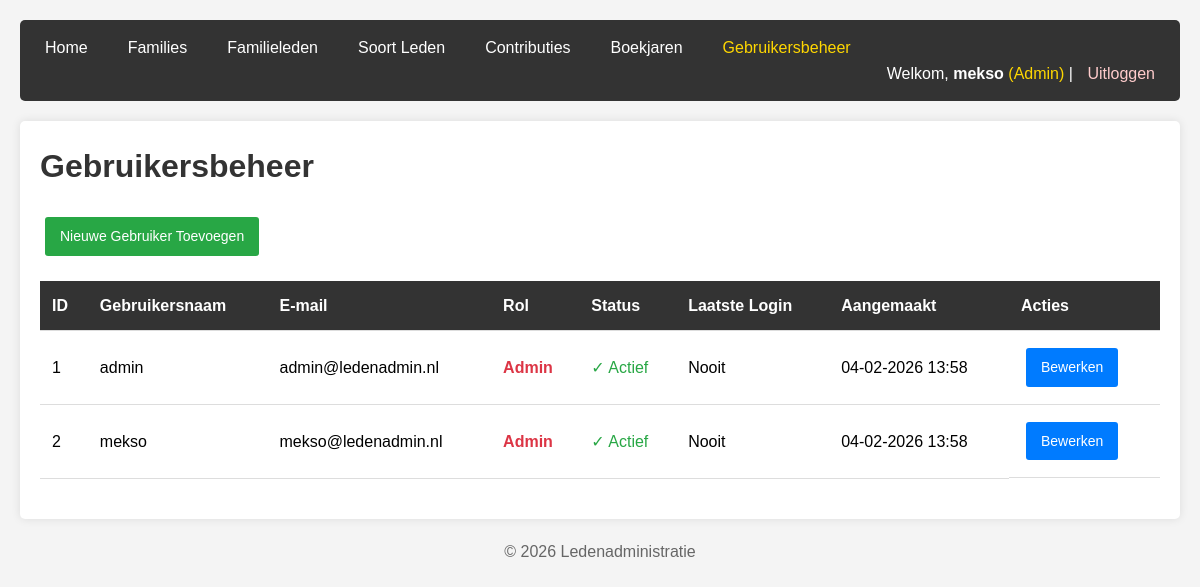
/gebruikers/index.php (signed in), run on the app's committed database.
### tables this page shows
CREATE TABLE IF NOT EXISTS User (
    id INT AUTO_INCREMENT PRIMARY KEY,
    username VARCHAR(50) NOT NULL UNIQUE,
    email VARCHAR(100) NOT NULL UNIQUE,
    password VARCHAR(255) NOT NULL,
    rol VARCHAR(20) DEFAULT 'user',
    actief BOOLEAN DEFAULT TRUE,
    last_login TIMESTAMP NULL,
    created_at TIMESTAMP DEFAULT CURRENT_TIMESTAMP,
    updated_at TIMESTAMP DEFAULT CURRENT_TIMESTAMP ON UPDATE CURRENT_TIMESTAMP,
    INDEX idx_username (username),
    INDEX idx_email (email)
);

### includes/Auth.php (called while the page is built, shortened)
<?php
class Auth {
    public static function check() {
        return isset($_SESSION['logged_in']) && $_SESSION['logged_in'] === true;
    }
    public static function user() {
        return [
            'id' => $_SESSION['user_id'] ?? null,
            'username' => $_SESSION['username'] ?? null,
            'rol' => $_SESSION['rol'] ?? null
        ];
    }
    public static function isAdmin() {
        return self::check() && ($_SESSION['rol'] ?? '') === 'admin';
    }
}

### includes/functions.php (called while the page is built, shortened)
<?php
function e($string) {
    return htmlspecialchars($string, ENT_QUOTES, 'UTF-8');
}

### gebruikers/index.php (the view, shortened to what this page needs)
<?php
require_once __DIR__ . '/../includes/Auth.php';
require_once __DIR__ . '/../includes/functions.php';
$pdo = getDBConnection();
$stmt = $pdo->query("
    SELECT id, username, email, rol, actief, last_login, created_at
    FROM User
    ORDER BY created_at DESC
");
$gebruikers = $stmt->fetchAll();
include __DIR__ . '/../includes/header.php';
?>
<h1>Gebruikersbeheer</h1>
<div style="margin-bottom: 20px;">
    <a href="create.php" class="btn btn-success">Nieuwe Gebruiker Toevoegen</a>
</div>
<?php if (empty($gebruikers)): ?>
    <p class="empty-message">Geen gebruikers gevonden.</p>
<?php else: ?>
    <table>
        <thead>
            <tr>
                <th>ID</th>
                <th>Gebruikersnaam</th>
                <th>E-mail</th>
                <th>Rol</th>
                <th>Status</th>
                <th>Laatste Login</th>
                <th>Aangemaakt</th>
                <th>Acties</th>
            </tr>
        </thead>
        <tbody>
            <?php foreach ($gebruikers as $gebruiker): ?>
                <tr>
                    <td><?php echo e($gebruiker['id']); ?></td>
                    <td><?php echo e($gebruiker['username']); ?></td>
                    <td><?php echo e($gebruiker['email']); ?></td>
                    <td>
                        <?php if ($gebruiker['rol'] === 'admin'): ?>
                            <span style="color: #dc3545; font-weight: bold;">Admin</span>
                        <?php else: ?>
                            <span style="color: #28a745;">Gebruiker</span>
                        <?php endif; ?>
                    </td>
                    <td>
                        <?php if ($gebruiker['actief']): ?>
                            <span style="color: #28a745;">✓ Actief</span>
                        <?php else: ?>
                            <span style="color: #dc3545;">✗ Inactief</span>
                        <?php endif; ?>
                    </td>
                    <td><?php echo $gebruiker['last_login'] ? e(date('d-m-Y H:i', strtotime($gebruiker['last_login']))) : 'Nooit'; ?></td>
                    <td><?php echo e(date('d-m-Y H:i', strtotime($gebruiker['created_at']))); ?></td>
                    <td class="actions">
                        <a href="edit.php?id=<?php echo $gebruiker['id']; ?>" class="btn btn-primary">Bewerken</a>
                    </td>
                </tr>
            <?php endforeach; ?>
        </tbody>
    </table>
<?php endif; ?>
<?php include __DIR__ . '/../includes/footer.php'; ?>

### includes/header.php (shortened to what this page needs)
<?php
require_once __DIR__ . '/Auth.php';
?>
<!DOCTYPE html>
<html lang="nl">
<head>
</head>
<body>
    <nav>
        <ul>
            <li><a href="/phpAndMysql/Ledenadministratie/index.php">Home</a></li>
            <?php if (Auth::check()): ?>
            <li><a href="/phpAndMysql/Ledenadministratie/families/index.php">Families</a></li>
            <li><a href="/phpAndMysql/Ledenadministratie/familieleden/index.php">Familieleden</a></li>
            <?php if (Auth::isAdmin()): ?>
            <li><a href="/phpAndMysql/Ledenadministratie/soort_lid/index.php">Soort Leden</a></li>
            <li><a href="/phpAndMysql/Ledenadministratie/contributie/index.php">Contributies</a></li>
            <li><a href="/phpAndMysql/Ledenadministratie/boekjaar/index.php">Boekjaren</a></li>
            <li><a href="/phpAndMysql/Ledenadministratie/gebruikers/index.php" style="color: #ffd700;">Gebruikersbeheer</a></li>
            <?php endif; ?>
            <?php endif; ?>
        </ul>
        <div style="float: right; color: white;">
            <?php if (Auth::check()): ?>
                Welkom, <strong><?php echo e(Auth::user()['username']); ?></strong>
                <?php if (Auth::isAdmin()): ?><span style="color: #ffd700;">(Admin)</span><?php endif; ?>
                | <a href="/phpAndMysql/Ledenadministratie/auth/logout.php" style="color: #ffcccc;">Uitloggen</a>
            <?php else: ?>
                <a href="/phpAndMysql/Ledenadministratie/auth/login.php" style="color: white;">Inloggen</a>
            <?php endif; ?>
        </div>
    </nav>
    <div class="container">

### includes/header.php (style rules this page uses)
* { margin: 0; padding: 0; box-sizing: border-box; }
body { font-family: Arial, sans-serif; line-height: 1.6; background-color: #f4f4f4; padding: 20px; }
.container { max-width: 1200px; margin: 0 auto; background: white; padding: 20px; border-radius: 5px; box-shadow: 0 0 10px rgba(0,0,0,0.1); }
h1, h2 { color: #333; margin-bottom: 20px; }
nav { background: #333; color: white; padding: 15px; margin-bottom: 20px; border-radius: 5px; }
nav ul { list-style: none; display: flex; flex-wrap: wrap; gap: 20px; }
nav a { color: white; text-decoration: none; padding: 5px 10px; border-radius: 3px; transition: background 0.3s; }
table { width: 100%; border-collapse: collapse; margin: 20px 0; }
th, td { padding: 12px; text-align: left; border-bottom: 1px solid #ddd; }
th { background-color: #333; color: white; }
.btn { display: inline-block; padding: 8px 15px; margin: 5px; text-decoration: none; border-radius: 3px; cursor: pointer; border: none; font-size: 14px; }
.btn-primary { background: #007bff; color: white; }
.btn-success { background: #28a745; color: white; }
.actions { display: flex; gap: 5px; }

### data on the page
user: username "mekso", id "2", email "mekso@ledenadmin.nl", rol "Admin", actief "✓ Actief", shows "Nooit", created_at "04-02-2026 13:58"
user: id "1", username "admin", email "admin@ledenadmin.nl", rol "Admin", actief "✓ Actief", shows "Nooit", created_at "04-02-2026 13:58"
